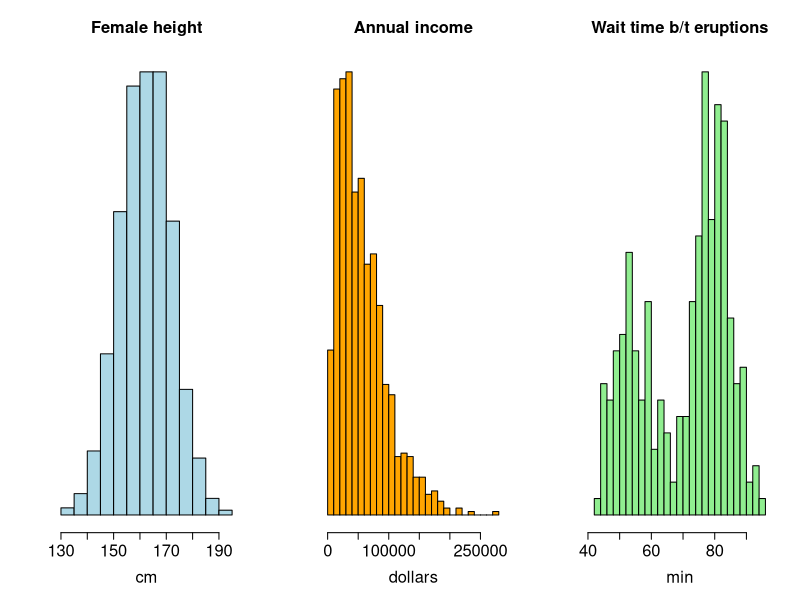
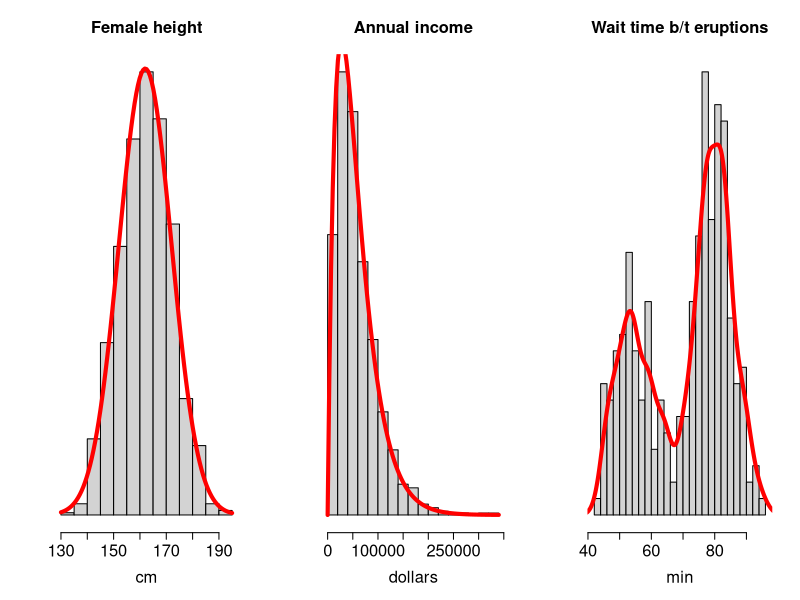
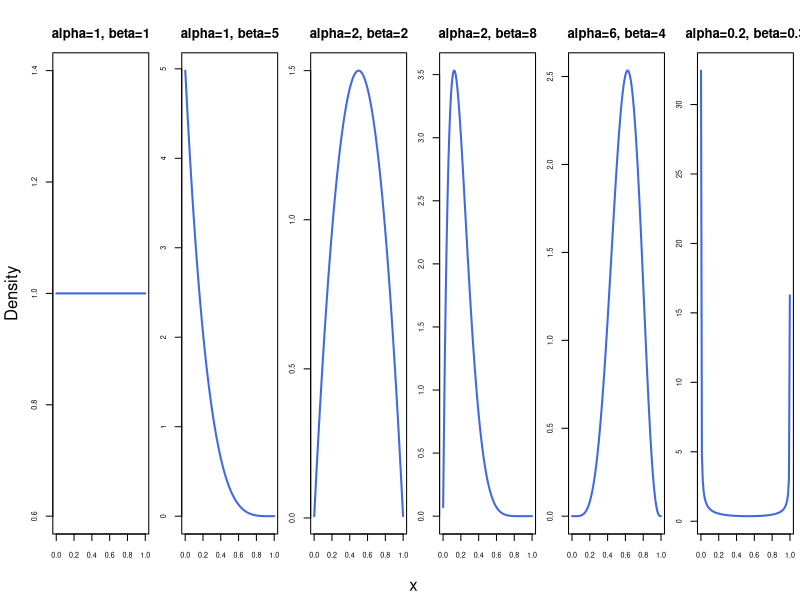
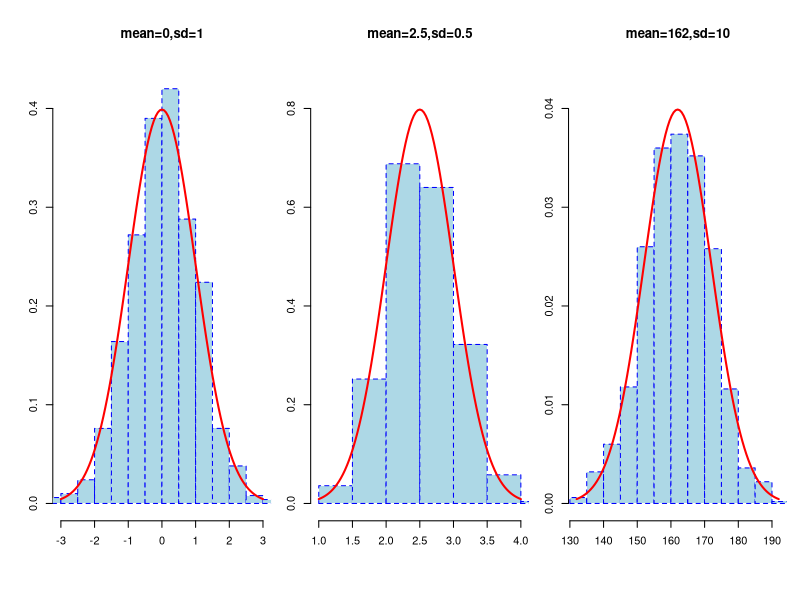

These figures' R source, in order:
## ---- chunk 1
#| code-fold: true
#| code-summary: "Show code"
#| out-width: 100%

par(mfrow=c(1,3))
hist(rnorm(n=1000,mean=162,sd=10),freq=F,
     ylab=NA,
     xlab='cm',
     main='Female height',
     yaxt='n',
     col='lightblue',
     #border='blue',lty='dashed',
     nclass=20,
     cex.lab=1.5,
     cex.axis=1.5,
     cex.main=1.5)

hist(rgamma(n=1000,shape = 2,scale = 28000),freq=F,
     xlab='dollars',
     ylab=NA,
     main='Annual income',
     #cex.main=2,
     yaxt='n',
     col='orange',
     #border='blue',lty='dashed',
     nclass=20,
     cex.lab=1.5,
     cex.axis=1.5,
     cex.main=1.5)

hist(faithful$waiting,xlab='min', main='Wait time b/t eruptions',probability=T, 
     col='lightgreen',nclass=20, yaxt='n', ylab=NA,
     cex.lab=1.5,
     cex.axis=1.5,
     cex.main=1.5)
## ---- chunk 2
#| code-fold: true
#| code-summary: "Show code"
#| out-width: 100%

par(mfrow=c(1,3))
hist(rnorm(n=1000,mean=162,sd=10),freq=F,
     ylab=NA,
     xlab='cm',
     main='Female height',
     yaxt='n',
     col='lightgrey',
     #border='blue',lty='dashed',
     nclass=20,
     cex.lab=1.5,
     cex.axis=1.5,
     cex.main=1.5)
curve(dnorm(x,mean=162,sd=10),add=T,col='red',lwd=4)

hist(rgamma(n=1000,shape = 2,scale = 28000),freq=F,
     xlab='dollars',
     ylab=NA,
     main='Annual income',
     #cex.main=2,
     yaxt='n',
     col='lightgrey',
     #border='blue',lty='dashed',
     nclass=20,
     cex.lab=1.5,
     cex.axis=1.5,
     cex.main=1.5)
curve(dgamma(x,shape = 2,scale=28000),add=T,col='red',lwd=4)

hist(faithful$waiting,xlab='min', main='Wait time b/t eruptions',probability=T, 
     col='lightgrey',nclass=20, yaxt='n', ylab=NA,
     cex.lab=1.5,
     cex.axis=1.5,
     cex.main=1.5)
dest = density(faithful$waiting,kernel = "gaussian",bw=2)
lines(dest, col = "red",lwd=4)
## ---- chunk 3
#| code-fold: true
#| code-summary: "Show code"
#| fig-width: 12
#| fig-height: 4
#| out-width: 80%
#| fig-align: center

beta_shapes <- list(
     c(1, 1), c(1, 5), c(2, 2), c(2, 8), c(6, 4), c(0.2, 0.3)
)
beta_titles <- c(
     "alpha=1, beta=1", "alpha=1, beta=5", "alpha=2, beta=2",
     "alpha=2, beta=8", "alpha=6, beta=4", "alpha=0.2, beta=0.3"
)

par(mfrow = c(1, 6), mar = c(3, 2, 3, 0.5), oma = c(2, 2, 1, 0))
for (i in seq_along(beta_shapes)) {
     curve(
          dbeta(x, shape1 = beta_shapes[[i]][1], shape2 = beta_shapes[[i]][2]),
          from = 0.001, to = 0.999,
          col = "royalblue", lwd = 2,
          xlab = "", ylab = "", axes = TRUE, cex.axis = 0.65,
          main = beta_titles[i]
     )
}
mtext("x", side = 1, outer = TRUE, line = 0.5)
mtext("Density", side = 2, outer = TRUE, line = 0.5)
## ---- chunk 4
#| code-fold: true
#| code-summary: "Show code"
#| fig-width: 12
#| fig-height: 3
#| out-width: 80%
#| fig-align: center

normal_means <- c(0, 2.5, 162)
normal_sds <- c(1, 0.5, 10)
normal_titles <- c("mean=0,sd=1", "mean=2.5,sd=0.5", "mean=162,sd=10")

par(mfrow = c(1, 3), mar = c(4, 2, 3, 1))
for (i in seq_along(normal_means)) {
  sample_values <- rnorm(1000, mean = normal_means[i], sd = normal_sds[i])
  hist(sample_values, probability = TRUE,
       main = normal_titles[i], xlab = "", ylab = "",
       col = "lightblue", border = "blue", lty = "dashed",
       ylim = c(0, 1.1 * dnorm(normal_means[i],
                              mean = normal_means[i], sd = normal_sds[i])),
       xlim = normal_means[i] + c(-3, 3) * normal_sds[i])
  curve(dnorm(x, mean = normal_means[i], sd = normal_sds[i]),
        add = TRUE, col = "red", lwd = 2)
}
